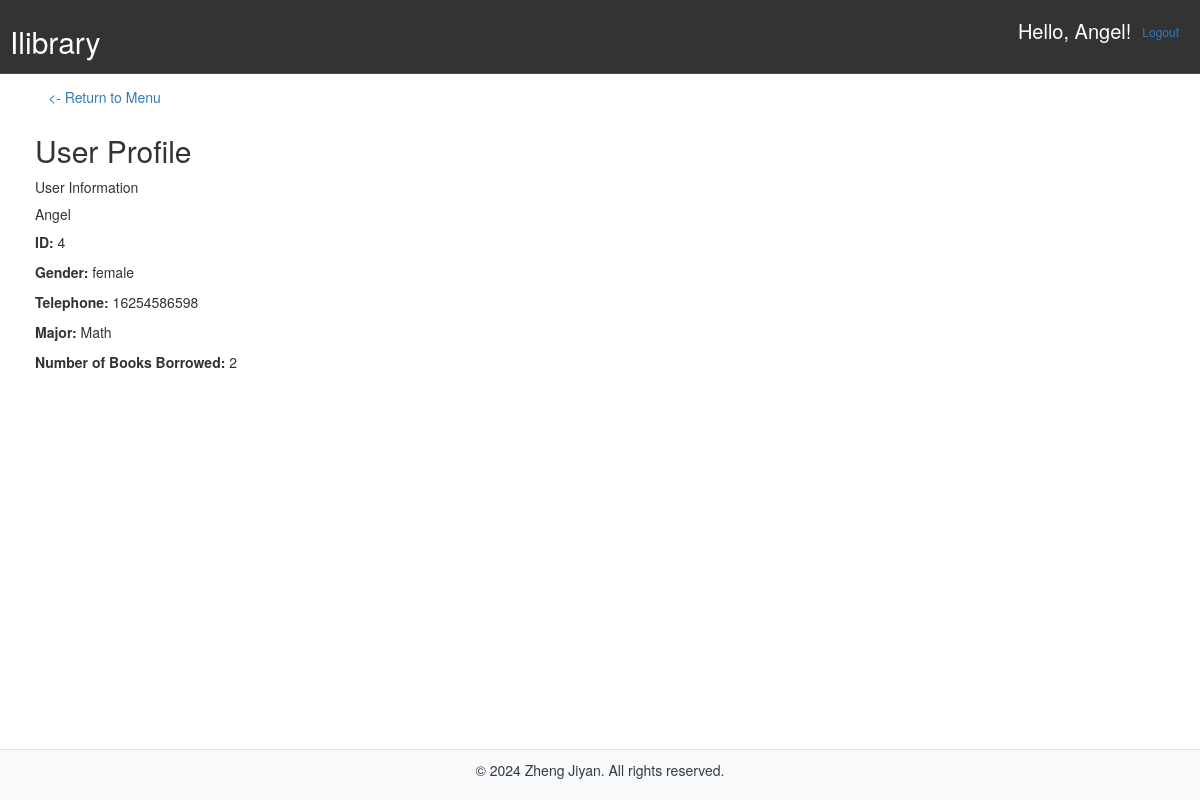
/information (signed in), run on the app's committed database.
### tables this page shows
CREATE TABLE "Student" (
                    Id INTEGER PRIMARY KEY,
                    Name VARCHAR(50),
                    BorrowCount INTEGER,
                    Password VARCHAR(50)
                , Gender VARCHAR(20), Telephone VARCHAR(20), Major VARCHAR(20));

### app.py (the view)
@app.route('/information')
@login_required
def information():
    cur = get_db().cursor()
    (name, borrow_count, gender, telephone, major) = cur.execute("SELECT Name, BorrowCount, gender, telephone, major FROM Student Where Id = ?", (current_user.id,)).fetchone()
    return render_template('information.html', name=name, borrow_count=borrow_count, id=current_user.id, gender=gender, telephone=telephone, major=major)

### app.py (called while the page is built)
@login_manager.user_loader
def load_user(user_id):
    cur = sqlite3.connect('library.db').cursor()
    if user_id == "0":
        print("admin")
        res = cur.execute("SELECT * FROM Admin WHERE Id = ?", (user_id,))
    else:
        res = cur.execute("SELECT * FROM Student WHERE Id = ?", (user_id,))
    result = res.fetchone()
    if result:
        return User(result[0], result[1], (user_id==0))
    return None

def get_db():
    db = getattr(g, '_database', None)
    if db is None:
        db = g._database = sqlite3.connect(DATABASE)
    return db

@app.before_request
def connect_database():
    get_db()

@app.teardown_request
def teardown_request(exception):
    db = getattr(g, '_database', None)
    if db is not None:
        db.close()
    return None

### templates/information.html
{% extends 'base.html' %}
{% block header_right %}
<p class="text-right">
    Hello, {{ current_user.username }}!
    <a href="{{ url_for('logout') }}" class="btn btn-sm btn-outline-secondary">Logout</a>
</p>
{% endblock %}
{% block content %}
<div class="container mt-4">
    <div class="d-flex justify-content-between align-items-center mb-3">
        <a href="{{ url_for('menu') }}" class="btn btn-link text-decoration-none">&lt;- Return to Menu</a>
        <h2>User Profile</h2>
    </div>
    <div class="card mb-4">
        <div class="card-header">
            User Information
        </div>
        <div class="card-body">
            <h5 class="card-title">{{ name }}</h5>
            <p class="card-text"><strong>ID:</strong> {{ id }}</p>
            <p class="card-text"><strong>Gender:</strong> {{ gender }}</p>
            <p class="card-text"><strong>Telephone:</strong> {{ telephone }}</p>
            <p class="card-text"><strong>Major:</strong> {{ major }}</p>
            <p class="card-text"><strong>Number of Books Borrowed:</strong> {{ borrow_count }}</p>
        </div>
    </div>
</div>
{% endblock %}

### templates/base.html (style rules this page uses)
.header-right p { font-size: 2rem; display: flex; align-items: center; }

### data on the page
Student: username "Angel", Name "Angel", Gender "female", Telephone "16254586598", Major "Math"

### other printed values
{{ id }} "4"
{{ borrow_count }} "2"
